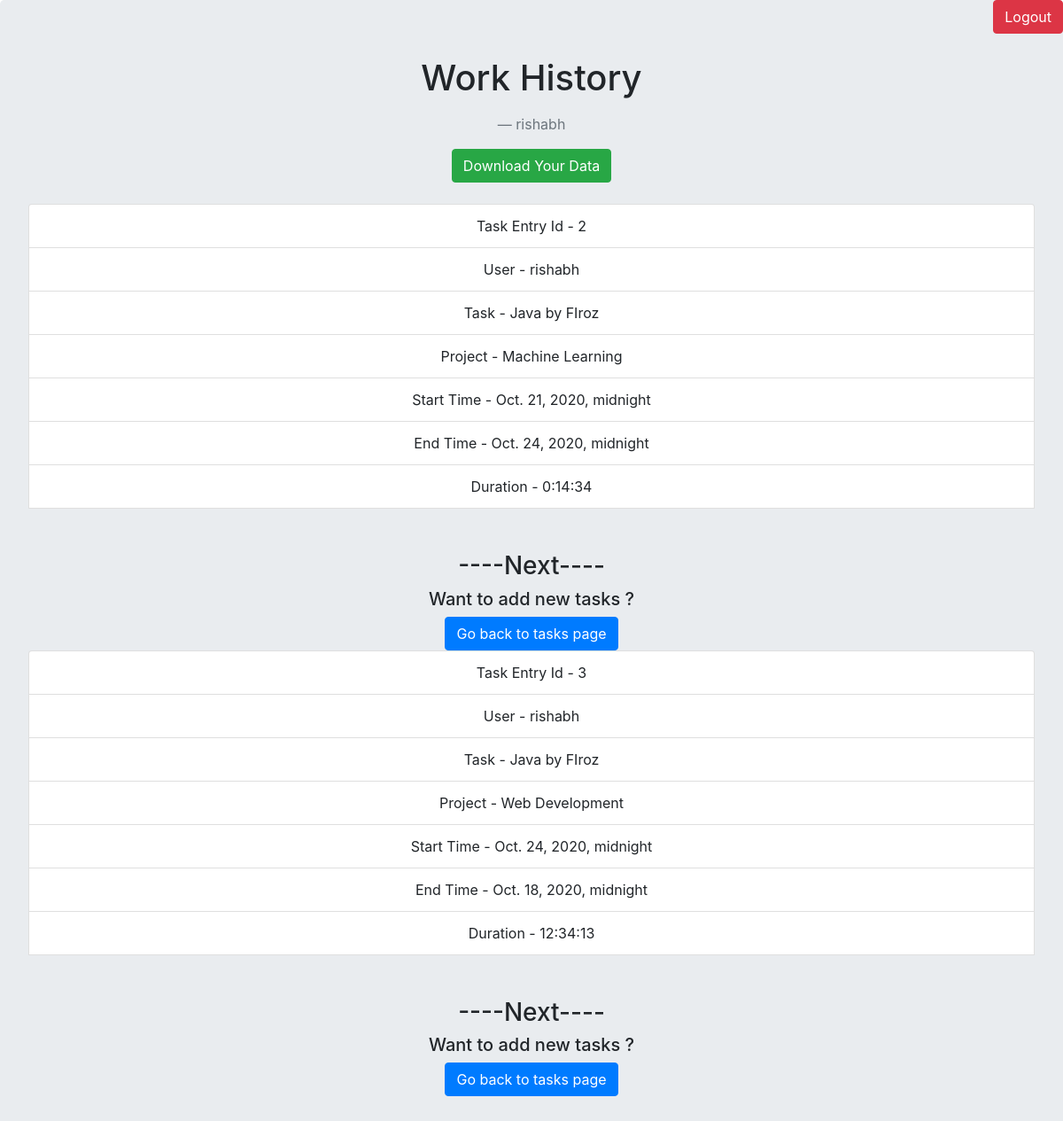
Page /history/ (signed in) on the committed database.
### app/models.py (models this page shows, shortened)
class LogEntry(models.Model):
    user = models.ForeignKey(User, null=True, on_delete=models.SET_NULL, related_name='users')
    task = models.CharField(max_length=1000)
    project = models.CharField(max_length=1, choices=PROJECT_CHOICES)
    start_time = models.DateTimeField(auto_now_add=False)
    end_time = models.DateTimeField(auto_now_add=False)
    duration = models.DurationField(null=True,blank=True)

### app/views.py (the view)
# urls.py: path('history/', UserHistoryListView.as_view()),
class UserHistoryListView(ListView):
    model = LogEntry
    template_name = 'history.html'
    context_object_name = 'entries'
    def get_queryset(self):
        return self.model.objects.all().filter(user=self.request.user)

### templates/history.html (shortened to what this page needs)
{% extends 'base.html' %}
{% block body %}
<div class="jumbotron text-center main-container container-fluid">
  <div class="row">
    <h5 class="lead"><strong></strong></h5><a href="/logout/"><button type="submit" id='two' class="btn btn-danger" style="position: absolute; top: 0; right: 0;">Logout</button></a>
      <div class="col-lg-8 offset-lg-2">
  <blockquote class="blockquote text-center">
    <p class="mb-0"><h1>Work History</h1></p>
    <footer class="blockquote-footer">{{request.user}}<cite title="Source Title"></cite></footer>
  </blockquote>
  </div>
  </div>
  <a class="btn btn-success" href="/per-user-get-csv-employee-data/" role="button">Download Your Data</a>
  <br></br>
  {% for entry in entries %}
    <ul class="list-group">
      <li class="list-group-item">Task Entry Id - {{ entry.id }}</li>
      <li class="list-group-item">User  - {{ entry.user }}</li>
      <li class="list-group-item">Task - {{ entry.task }}</li>
      <li class="list-group-item">Project - {{ entry.get_project_display }}</li>
      <li class="list-group-item">Start Time - {{ entry.start_time }}</li>
      <li class="list-group-item">End Time - {{ entry.end_time }}</li>
      <li class="list-group-item">Duration - {{entry.duration}}</li>
      <br></br>
      <h3 class="display-5 container">----Next----</h3>
    </ul>
    <h5>Want to add new tasks ?</h5><a href="/entry/"><button class="btn btn-primary">Go back to tasks page</button></a><br>
  {% endfor %}
{% endblock %}

### templates/base.html (shortened to what this page needs)
<!doctype html>
<html lang="en">
  <head>
    <link rel="stylesheet" href="https://stackpath.bootstrapcdn.com/bootstrap/4.5.2/css/bootstrap.min.css">
  </head>
  <body>
    {% block body %}{% endblock %}
  </body>
</html>

### rows in the picture
LogEntry: id "2", user "rishabh", task "Java by FIroz", project "Machine Learning", start_time "Oct. 21, 2020, midnight", end_time "Oct. 24, 2020, midnight", duration "0:14:34"
LogEntry: id "3", user "rishabh", task "Java by FIroz", project "Web Development", start_time "Oct. 24, 2020, midnight", end_time "Oct. 18, 2020, midnight", duration "12:34:13"

### other values in the picture
{{ request.user }} "rishabh"
